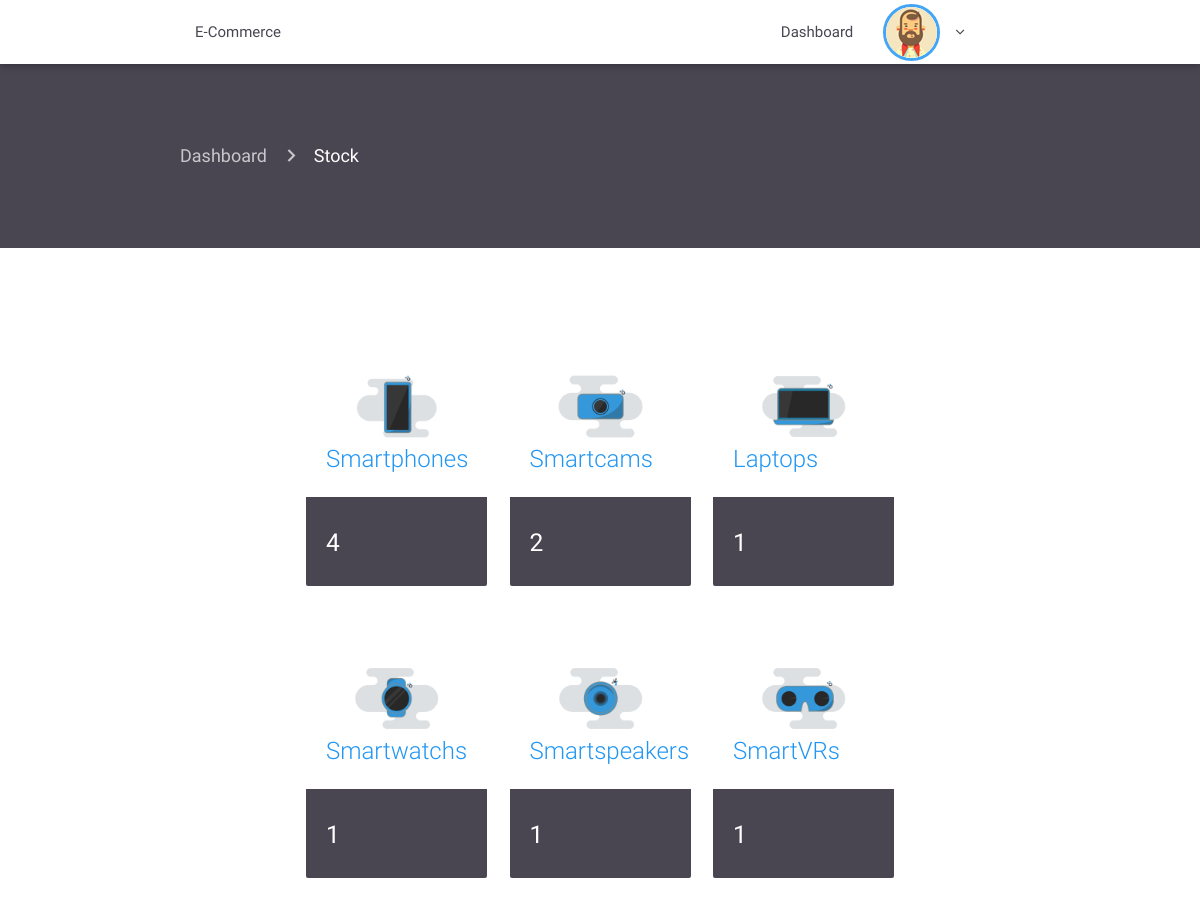
/admin/products.php (signed in), run on the app's committed database.
### tables this page shows
CREATE TABLE `category` (
  `id` int(11) NOT NULL,
  `name` varchar(1000) NOT NULL,
  `icon` varchar(1000) NOT NULL
);

### admin/products.php (the view, shortened to what this page needs)
<?php
 require 'includes/header.php';
 require 'includes/navconnected.php'; ?>
 <div class="container-fluid product-page">
   <div class="container current-page">
      <nav>
        <div class="nav-wrapper">
          <div class="col s12">
            <a href="index" class="breadcrumb">Dashboard</a>
            <a href="products" class="breadcrumb">Stock</a>
          </div>
        </div>
      </nav>
    </div>
   </div>
   <div class="container stock">
     <div class="container">
       <div class="row">
           <?php
           include '../db.php';
            $querystock = "SELECT
            product.id_category as 'name',
            count(product.id_category) as 'total',
            category.id as 'id_cat',
            category.name as 'name',
            category.icon as 'icon'
            FROM product, category
            WHERE product.id_category = category.id
            GROUP BY category.id";
            $resultstock = $connection->query($querystock);
            if ($resultstock->num_rows > 0) {
              while($rowstock = $resultstock->fetch_assoc()) {
               $id_cat = $rowstock['id_cat'];
               $name = $rowstock['name'];
               $icon = $rowstock['icon'];
               $total = $rowstock['total'];
           ?>
           <div class="col s12 m4">
             <div class="card hoverable animated slideInUp wow">
               <div class="card-image">
                 <a href="productstock.php?id=<?= $id_cat; ?>&category=<?= $name; ?>&icon=<?= $icon; ?>">
                   <img src="src/img/<?= $icon; ?>.png" alt=""></a>
                 <span class="card-title blue-text"><?= $name; ?>s</span>
               </div>
               <div class="card-content">
                 <h5 class="white-text"><?= $total; ?></h5>
               </div>
             </div>
           </div>
         <?php }} ?>
       </div>
     </div>
   </div>
 <?php require 'includes/footer.php'; ?>

### admin/src/css/style.css (style rules this page uses)
.product-page { padding-top: 60px; padding-bottom: 60px; background-color: #494551; }
.product-page nav { background: none; box-shadow: none; }
.stock { padding-bottom: 20px; padding-top: 60px; }
.stock .card { box-shadow: none; }
.stock .card .card-content { background-color: #494551; }

### data on the page
category: icon (picture), name "Smartphone", total "4"
category: shows a picture, name "Smartcam", total "2"
category: icon (picture), name "Laptop", total "1"
category: icon (picture), name "Smartwatch", total "1"
category: icon (picture), name "Smartspeaker", total "1"
category: shows a picture, name "SmartVR", total "1"
